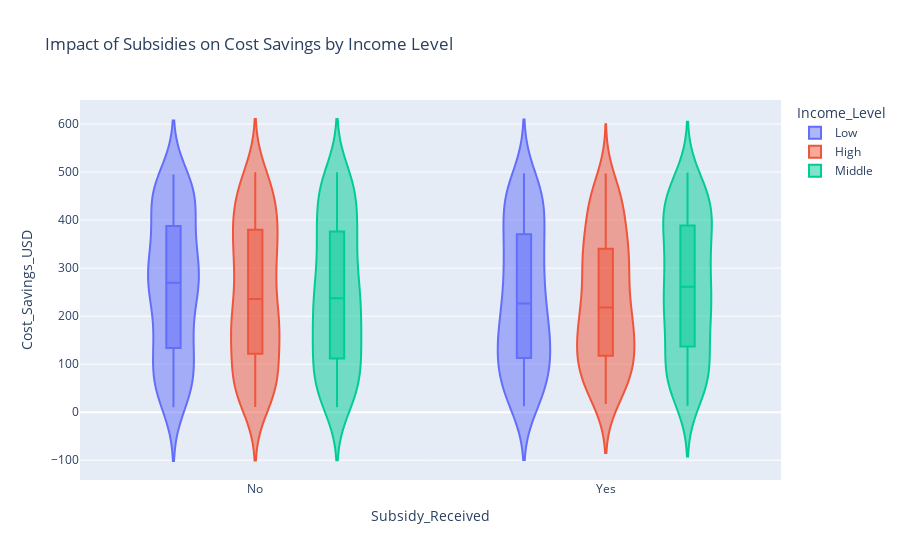

Notebook code for this chart:
### Markdown cell above
### Subsidy Impact Analysis

### Code cell
fig5 = px.violin(df, 
                 x='Subsidy_Received', 
                 y='Cost_Savings_USD',
                 color='Income_Level',
                 box=True,
                 title='Impact of Subsidies on Cost Savings by Income Level')
fig5.show()

### Figure 1 — Plotly figure (JSON) as saved in the notebook; plotly's stock layout.template omitted (floating-point values rounded to 4 significant figures; data arrays with more than 128 entries replaced by an {"elided": "..."} marker saying what was removed)
{"data": [{"alignmentgroup": "True", "box": {"visible": true}, "hovertemplate": "Income_Level=Low<br>Subsidy_Received=%{x}<br>Cost_Savings_USD=%{y}<extra></extra>", "legendgroup": "Low", "marker": {"color": "#636efa"}, "name": "Low", "offsetgroup": "Low", "orientation": "v", "scalegroup": "True", "showlegend": true, "type": "violin", "x": {"elided": "312 str values"}, "x0": " ", "xaxis": "x", "y": {"elided": "312 float values"}, "y0": " ", "yaxis": "y"}, {"alignmentgroup": "True", "box": {"visible": true}, "hovertemplate": "Income_Level=High<br>Subsidy_Received=%{x}<br>Cost_Savings_USD=%{y}<extra></extra>", "legendgroup": "High", "marker": {"color": "#EF553B"}, "name": "High", "offsetgroup": "High", "orientation": "v", "scalegroup": "True", "showlegend": true, "type": "violin", "x": {"elided": "330 str values"}, "x0": " ", "xaxis": "x", "y": {"elided": "330 float values"}, "y0": " ", "yaxis": "y"}, {"alignmentgroup": "True", "box": {"visible": true}, "hovertemplate": "Income_Level=Middle<br>Subsidy_Received=%{x}<br>Cost_Savings_USD=%{y}<extra></extra>", "legendgroup": "Middle", "marker": {"color": "#00cc96"}, "name": "Middle", "offsetgroup": "Middle", "orientation": "v", "scalegroup": "True", "showlegend": true, "type": "violin", "x": {"elided": "358 str values"}, "x0": " ", "xaxis": "x", "y": {"elided": "358 float values"}, "y0": " ", "yaxis": "y"}], "layout": {"legend": {"title": {"text": "Income_Level"}, "tracegroupgap": 0}, "title": {"text": "Impact of Subsidies on Cost Savings by Income Level"}, "violinmode": "group", "xaxis": {"anchor": "y", "domain": [0, 1], "title": {"text": "Subsidy_Received"}}, "yaxis": {"anchor": "x", "domain": [0, 1], "title": {"text": "Cost_Savings_USD"}}}}
